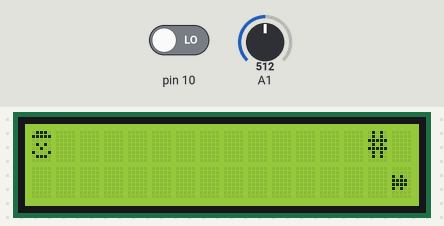
A sketch run on a simulated Arduino Uno, built with avr-gcc and run on an emulated ATmega328P. Shown: 16×2 character LCD. The inputs (shaded band) are chosen by the test bench; at power-on: A1 = 512, pin 10 LOW. Random numbers use the default seed unless the sketch sets one.

Above: at 1.2 s.
1.3 s: A1 set to 520
At 3.44 s:
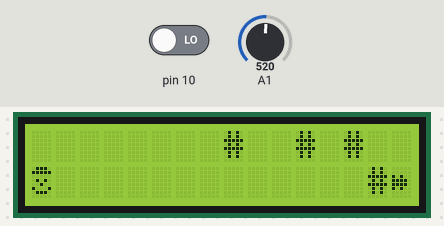
4.3 s: A1 set to 511
At 6.9 s:
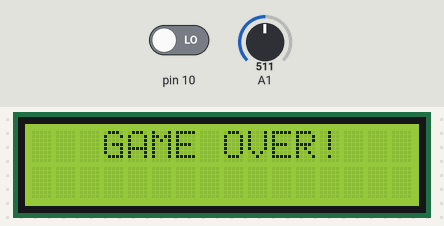
7.1 s: A1 set to 716
At 9.17 s:
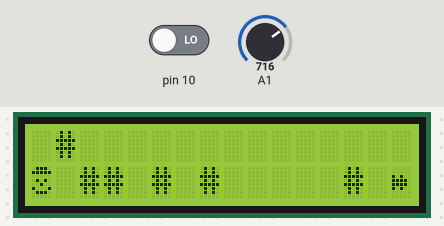
10.1 s: A1 set to 502
At 12.21 s:
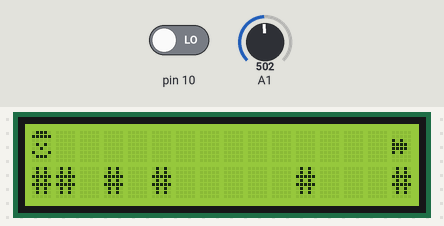
13.1 s: A1 set to 522
At 14.0 s:
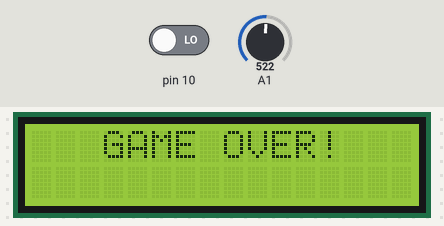
16.1 s: A1 set to 306
At 18.34 s:
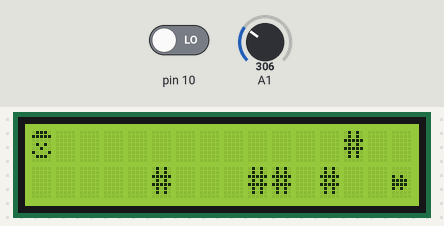
Timing chart, 0 to 19.8 s (numbered marks = the images above; inputs shaded):
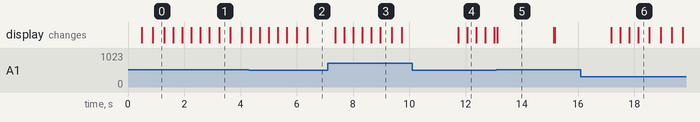

Measured:
- the behaviour switches between 512 and 513 on A1 (found by bisection; images 0 and 1)
- what the display in image 5 shows lasts 2.0 s, from 13.1 s to 15.1 s

The sketch:

Mid_2.ino
```cpp
#include <LiquidCrystal.h>
#define pr(x) Serial.println(x)
LiquidCrystal lcd(12, 11, 5, 4, 3, 2);
uint8_t eneImg[8] =
{
  B00000,
  B00000,
  B10100,
  B11110,
  B11110,
  B10100,
  B00000,
  B00000
};

uint8_t carImg[8] =
{
  B01110,
  B11111,
  B00000,
  B01010,
  B00100,
  B10001,
  B01110,
  B00000,
};

void setup() {
  Serial.begin(9600);
  lcd.begin(16, 2);
  lcd.createChar(0,carImg);
  lcd.createChar(1,eneImg);

}


const int AAT = 10,OKT = 1;
int aat,okt;

void loop() {
  control();
  if(!aat--){
    action();
    aat = AAT;
  }
  check();
  if(!okt--){
    okact();
    okt = OKT;
  }
  check();
  print();
  delay(30);
}


//---------------------------------------

int m[2][17];
int car,bot,bott;
int ok[2];

void control(){
  car = analogRead(A1)>512;
  if(digitalRead(10) && !ok[0]){
    while(digitalRead(10));
    ok[0] = 1;
    ok[1] = car;
  }
}

void action(){
  for(int r = 0;r<2;r++){
    for(int i = 0;i<16;i++){
      m[r][i] = m[r][i+1];
    }
    m[r][16] = random(0,100)<17?2:0;
  }
  if(!bott){
    bot = random(0,2);
  }
  else bott--;
}

void okact(){
  if(ok[0]){
    ok[0]++;
    if(ok[0]==16)ok[0]=0;
  }
}

void check(){
  if(m[ok[1]][ok[0]]){
    m[ok[1]][ok[0]]--;
    ok[0] = 0;
  }
  if(m[car][0]){
    lcd.clear();
    lcd.print("   GAME OVER!");
    delay(1000);
  }
  if(!bott && ok[0]==15 && ok[1]==bot){
    bott = 5;
  }
}

void print(){
  for(int r = 0;r<2;r++){
    lcd.setCursor(0,r);
    for(int i = 0;i<17;i++){
      switch(m[r][i]){
        case 2:
          lcd.print("#");
          break;
        case 1:
          lcd.print("+");
          break;
        case 0:
          lcd.print(" ");
          break;
        default:
          lcd.print("?");
      }
    }
  }

  lcd.setCursor(0,car);
  lcd.print('\0');

  lcd.setCursor(15,bot);
  if(!bott)lcd.print('\1');

  lcd.setCursor(ok[0],ok[1]);
  if(ok[0]) lcd.print("-");
}
```
